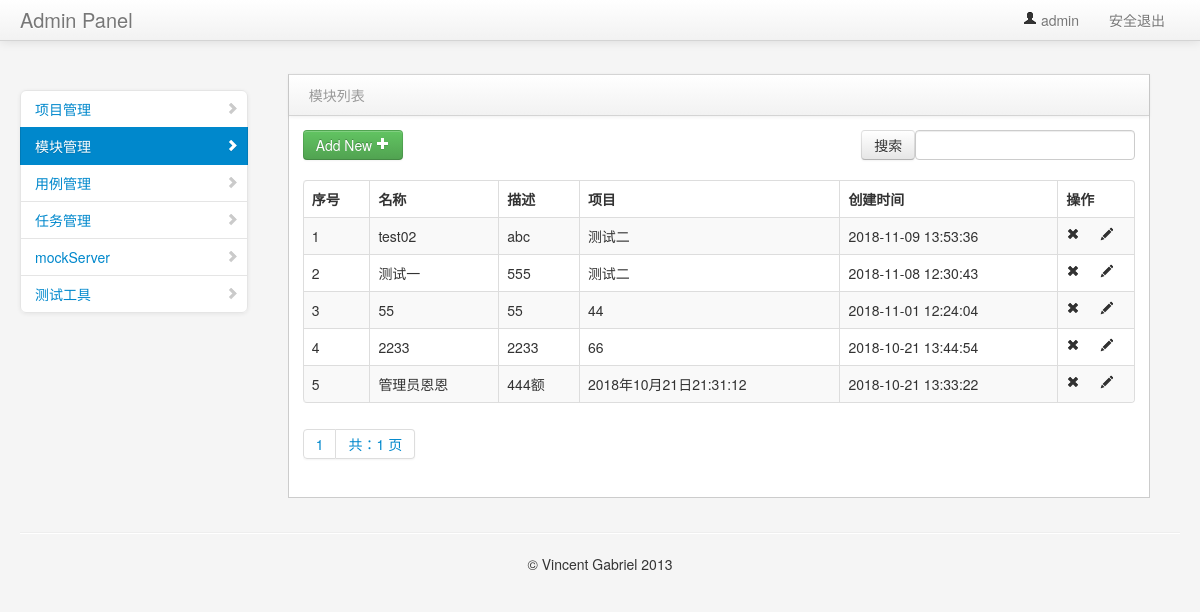
The app's page /manage/module_manage/ (signed in), older data.
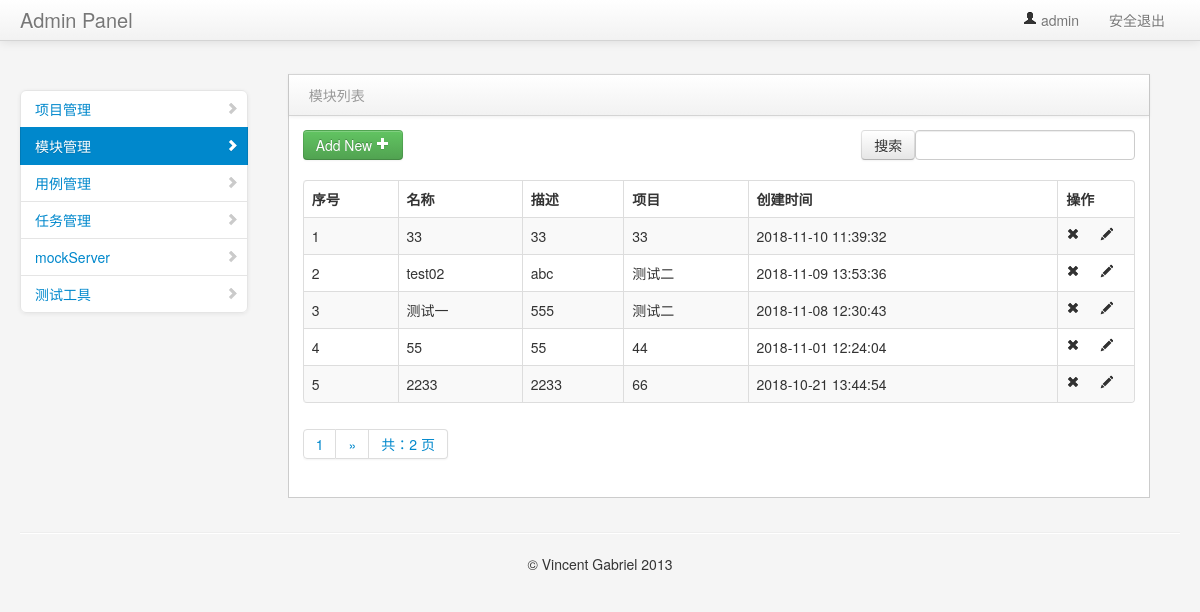
The same page, newer data.
### project_app/models.py (models this page shows, shortened)
class Model(models.Model):
    project = models.ForeignKey(Project,on_delete=models.CASCADE,verbose_name="所属项目")
    name = models.CharField("名称",max_length=100,blank=False,default="")
    describe = models.TextField("描述", default="")
    create_time = models.DateTimeField("创建时间", auto_now=True)

class Project(models.Model):
    title = models.CharField(max_length=50)
    describe = models.TextField("描述",default="")
    status = models.BooleanField("状态",default=True)
    create_time = models.DateTimeField("创建时间",auto_now=True)
    def __str__(self):
        return self.title

### project_app/views/module_views.py (the view)
# urls.py: path("module_manage/", module_views.module_manage),
@login_required #判断用户是否登录
def module_manage(request):
    module_data = Model.objects.all().order_by("-create_time")
    contacts = page(request,module_data)
    username = request.session.get('user1', '')  # 读取浏览器 session
    return render(request, "module_manage.html", {"contacts":contacts,"type":"list","username":username})

### common/page_help.py (called while the page is built)
def page(request,obj,count=5):
    paginator = Paginator(obj, count)
    page = request.GET.get("page")
    try:
        contacts = paginator.get_page(page)
    except EmptyPage:
        contacts = paginator.page(1)
    except PageNotAnInteger:
        contacts = paginator.page(paginator.num_pages)
    return contacts

### templates/module_manage.html (shortened to what this page needs)
{% extends "common/nav.html" %}
{% block context %}
<div class="span3" id="sidebar">
    <ul class="nav nav-list bs-docs-sidenav nav-collapse collapse">
        <li>
            <a href="/manage/project_manage/"><i class="icon-chevron-right"></i>项目管理</a>
        </li>
        <li class="active">
            <a href="/manage/module_manage/"><i class="icon-chevron-right"></i>模块管理</a>
        </li>
        <li>
            <a href="/interface/case_manage/"><i class="icon-chevron-right"></i>用例管理</a>
        </li>
        <li>
            <a href="interface.html"><i class="icon-chevron-right"></i>任务管理</a>
        </li>
        <li>
            <a href="interface.html"><i class="icon-chevron-right"></i>mockServer</a>
        </li>
        <li>
            <a href="interface.html"><i class="icon-chevron-right"></i>测试工具</a>
        </li>
    </ul>
</div>
<div class="span9" id="content">
    <div class="row-fluid">
{% if type == 'list'%}
     <div class="block">
        <div class="navbar navbar-inner block-header">
            <div class="muted pull-left">模块列表</div>
        </div>
        <div class="block-content collapse in">
            <div class="span12">
               <div class="table-toolbar">
                  <div class="btn-group">
                     <a href="/manage/add_module/"><button class="btn btn-success">Add New <i class="icon-plus icon-white"></i></button></a>
                  </div>
                  <div class="btn-group pull-right">
                     <div class="dataTables_filter" id="example_filter">
                         <form method="get" action="/manage/search_module/">
                          <input class="btn" type="submit" value="搜索">
                          <label><input type="text" aria-controls="example" id="search_module" name="search_module"></label>
                         </form>
                    </div>
                  </div>
               </div>
                <table cellpadding="0" cellspacing="0" border="0" class="table table-striped table-bordered" id="example2">
                    <thead>
                        <tr>
                            <th>序号</th>
                            <th>名称</th>
                            <th>描述</th>
                            <th>项目</th>
                            <th>创建时间</th>
                            <th>操作</th>
                        </tr>
                    </thead>
                    <tbody>
                    {% for data in contacts %}
                        <tr class="gradeU">
                            <td>{{forloop.counter }}</td>
                            <td>{{data.name}}</td>
                            <td class="center">{{data.describe}}</td>
                            <td>{{data.project}}</td>
                            <td class="center">{{ data.create_time | date:"Y-m-d H:i:s" }}</td>
                            <td class="center" style="width: 60px;">
                                <a onclick="del_id('{{ data.id }}')"><i class="icon-remove"></i></a>
                                <a href="/manage/edit_module/{{ data.id }}/"><i class="icon-pencil"></i></a>
                            </td>
                        </tr>
                    {% endfor %}
                    </tbody>
                </table>
            </div>
          <div class="pagination">
            <span class="step-links">
              <ul class="pagination">
                 <li><a href="#">{{ contacts.number }}</a></li>
                {% if contacts.has_next %}
                  {% if phone %}
                    <li><a href="?search_module={{ search_module }}&page={{ contacts.next_page_number }}">&raquo;</a></li>
                  {% else %}
                   <li><a href="?search_module={{ search_module }}&page={{ contacts.next_page_number }}">&raquo;</a></li>
                  {% endif %}
                {% endif %}
                <li><a href="#">共：{{ contacts.paginator.num_pages }} 页</a></li>
              </ul>
            </span>
          </div>
        </div>
     </div>
    </div>
</div>
 {% endif %}
    {% endblock context %}

Row changes from the older to the newer data that the page shows:
no longer on this page (row unchanged): Model: name "管理员恩恩", describe "444额", project "2018年10月21日21:31:12", create_time "2018-10-21 13:33:22"
added Model: name "33", describe "33", project "33", create_time "2018-11-10 11:39:32"
Text that changed along with them:
{{ contacts.paginator.num_pages }}: "1" → "2"
